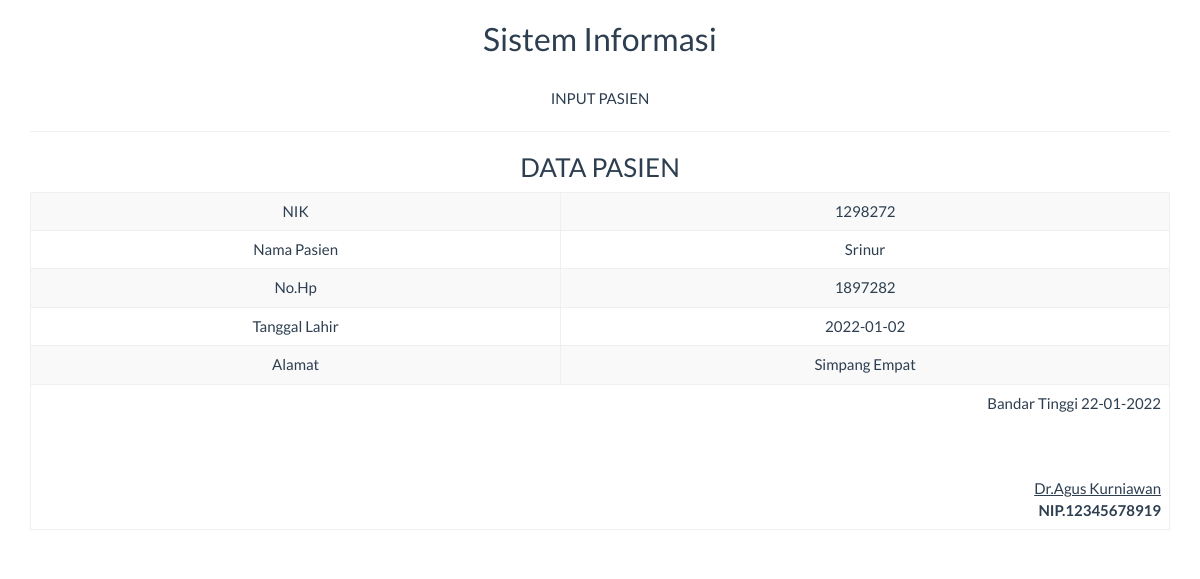
The page /report/pasien_satu.php?id=25 on the database its author committed.
### tables this page shows
CREATE TABLE `tabel_pasien` (
  `nis` int(15) NOT NULL,
  `nama` varchar(50) NOT NULL,
  `kelas` int(5) NOT NULL,
  `tgl_lahir` date NOT NULL,
  `alamat` varchar(50) NOT NULL,
  `id` int(5) NOT NULL
);

### report/pasien_satu.php (the view, shortened to what this page needs)
<!DOCTYPE html>
<html>
    <head>
        <link href="../Assets/css/bootstrap.min.css" rel="stylesheet" type="text/css"/>
    </head>
    <body onload="print()">
        <?php
        include '../config/koneksi.php';
        $sql = "SELECT * FROM tabel_pasien WHERE id='" . $_GET ['id'] . "'";
        $query = mysqli_query($koneksi, $sql) or die("SQL Detail error");
        $data = mysqli_fetch_array($query);
        ?>
        <div class="container">
            <div class='row'>
                <div class="col-sm-12">
                    <div class="text-center">
                        <h2>Sistem Informasi</h2><br>INPUT PASIEN
                        <hr>
                        <h3>DATA PASIEN</h3>
                        <table class="table table-bordered table-striped table-hover">
                            <tbody>
								<tr>
                                    <td>NIK</td> <td><?= $data['nis'] ?></td>
                                </tr>
                                <tr>
                                    <td>Nama Pasien</td> <td><?= $data['nama'] ?></td>
                                </tr>
                                <tr>
                                    <td>No.Hp</td> <td><?= $data['kelas'] ?></td>
                                </tr>
                                <tr>
                                    <td>Tanggal Lahir</td> <td><?= $data['tgl_lahir'] ?></td>
                                </tr>
                                <tr>
                                    <td>Alamat</td> <td><?= $data['alamat'] ?></td>
                                </tr>
                            </tbody>
                            <tfoot>
                                <tr>
                                    <td colspan="2" class="text-right">
                                        Bandar Tinggi  <?= date("d-m-Y") ?>
                                        <br><br><br><br>
                                        <u>Dr.Agus Kurniawan<strong></u><br>
                                        NIP.12345678919
									</td>
								</tr>
							</tfoot>
                        </table>
                    </div>
                </div>
            </div>
    </body>
</html>

### rows shown on the page
tabel_pasien: nis "1298272", nama "Srinur", kelas "1897282", tgl_lahir "2022-01-02", alamat "Simpang Empat"
